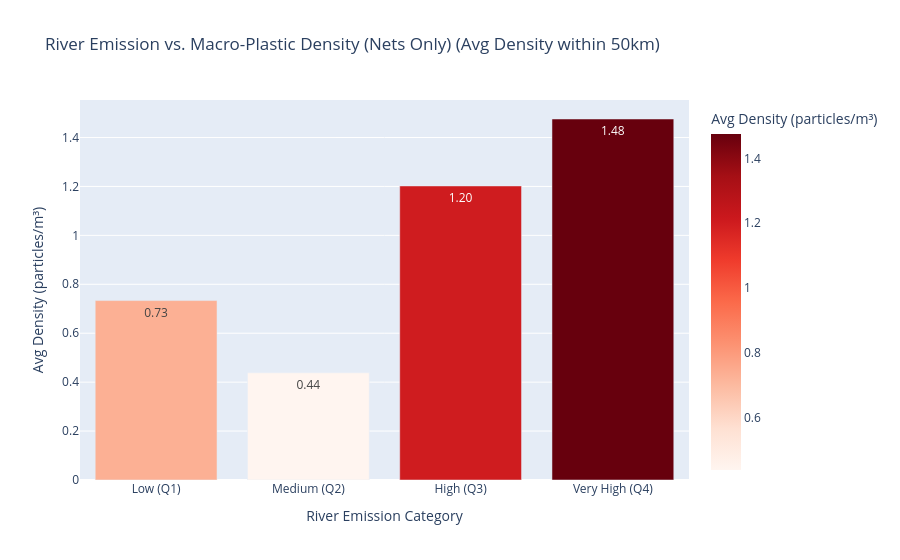
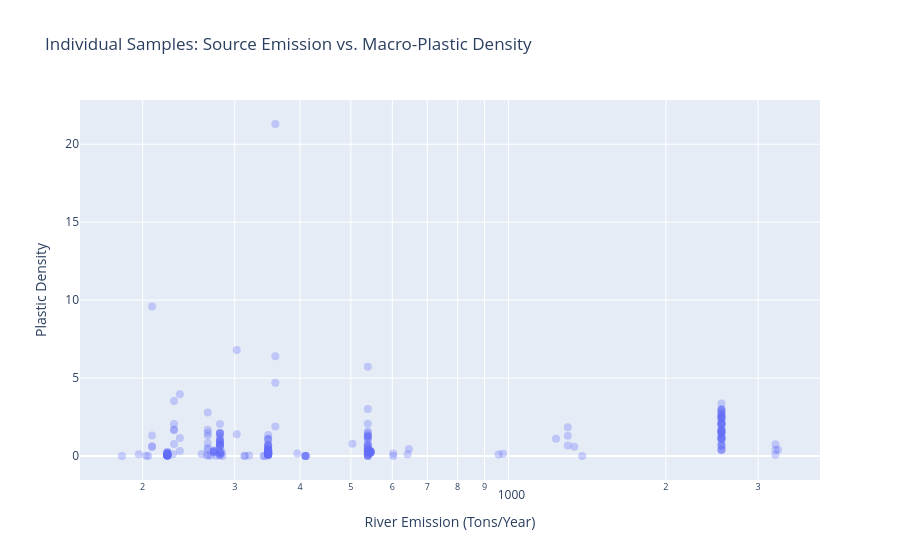

The notebook cell these images were saved under, in order:
### Markdown cell above
### Part B — Bivariate Analysis: Emission Volume vs. Coastal Density

To test whether *larger* rivers produce proportionally higher coastal density, we expand to the top 1,000 river emitters and bin samples by the emission quartile of their nearest river.

### Code cell
# ──  6: Bivariate: emission volume vs coastal density
plastic_df  = load_observed_plastic(engine, nets_only=True)
emission_df = load_emission_points(engine, limit=1000)  # top 1000 rivers
 
coastal, biv_summary, threshold = run_coastal_bivariate(plastic_df, emission_df)
print(biv_summary)
 
plot_bivariate_bar(biv_summary, threshold)
plot_bivariate_scatter(coastal)

### Figure 1 — Plotly figure (JSON) as saved in the notebook; plotly's stock layout.template omitted (floating-point values rounded to 4 significant figures)
{"data": [{"hovertemplate": "River Emission Category=%{x}<br>Avg Density (particles/m³)=%{marker.color}<extra></extra>", "legendgroup": "", "marker": {"color": [0.7335, 0.4382, 1.202, 1.476], "coloraxis": "coloraxis", "pattern": {"shape": ""}}, "name": "", "orientation": "v", "showlegend": false, "textposition": "auto", "texttemplate": "%{y:.2f}", "type": "bar", "x": ["Low (Q1)", "Medium (Q2)", "High (Q3)", "Very High (Q4)"], "xaxis": "x", "y": [0.7335, 0.4382, 1.202, 1.476], "yaxis": "y"}], "layout": {"barmode": "relative", "coloraxis": {"colorbar": {"title": {"text": "Avg Density (particles/m³)"}}, "colorscale": [[0, "rgb(255,245,240)"], [0.125, "rgb(254,224,210)"], [0.25, "rgb(252,187,161)"], [0.375, "rgb(252,146,114)"], [0.5, "rgb(251,106,74)"], [0.625, "rgb(239,59,44)"], [0.75, "rgb(203,24,29)"], [0.875, "rgb(165,15,21)"], [1, "rgb(103,0,13)"]]}, "legend": {"tracegroupgap": 0}, "showlegend": false, "title": {"text": "River Emission vs. Macro-Plastic Density (Nets Only)\n(Avg Density within 50km)"}, "xaxis": {"anchor": "y", "domain": [0, 1], "title": {"text": "River Emission Category"}}, "yaxis": {"anchor": "x", "domain": [0, 1], "title": {"text": "Avg Density (particles/m³)"}}}}

### Figure 2 — Plotly figure (JSON) as saved in the notebook; plotly's stock layout.template omitted (floating-point values rounded to 4 significant figures; data arrays with more than 128 entries replaced by an {"elided": "..."} marker saying what was removed)
{"data": [{"hovertemplate": "River Emission (Tons/Year)=%{x}<br>Plastic Density=%{y}<extra></extra>", "legendgroup": "", "marker": {"color": "#636efa", "opacity": 0.3, "size": 8, "symbol": "circle"}, "mode": "markers", "name": "", "orientation": "v", "showlegend": false, "type": "scatter", "x": {"elided": "259 float values"}, "xaxis": "x", "y": {"elided": "259 float values"}, "yaxis": "y"}], "layout": {"legend": {"tracegroupgap": 0}, "title": {"text": "Individual Samples: Source Emission vs. Macro-Plastic Density"}, "xaxis": {"anchor": "y", "domain": [0, 1], "title": {"text": "River Emission (Tons/Year)"}, "type": "log"}, "yaxis": {"anchor": "x", "domain": [0, 1], "title": {"text": "Plastic Density"}}}}
